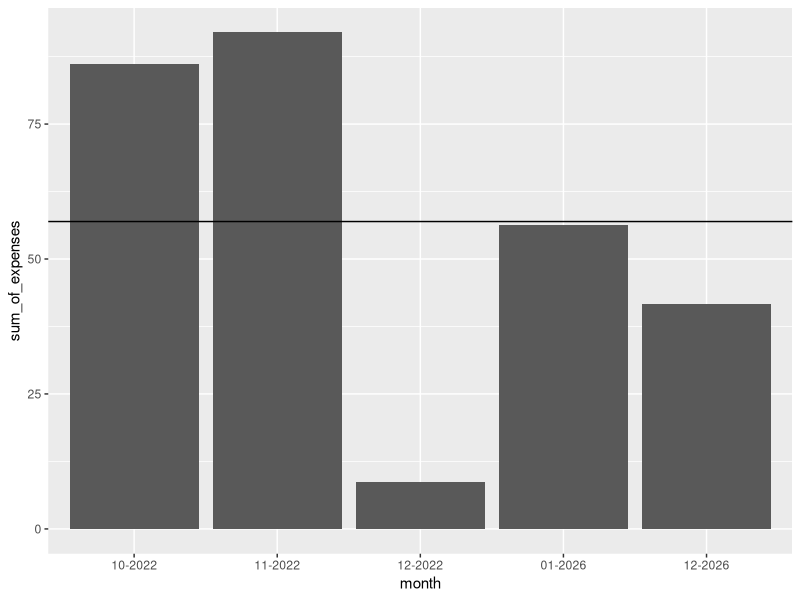

Write R code to recreate this figure. (Note: this script raises an error after producing the figure.)
library(ggplot2)
library(lubridate)
library(tidyverse)



# ============================================================================== 
# pre-processing the first data set
# ==============================================================================

# setwd("C:/Users/mylen/OneDrive/Изображения/Документы/GitHub/personal-budget-analysis")

bankdata_raw <- read.csv("bank-statement.csv", sep = ',')

# fill empty date cells 
for (i in 1:nrow(bankdata_raw)) {
  if(bankdata_raw$Date[i] == '' | bankdata_raw$Date[i] == 'Date' | bankdata_raw$Date[i] == 'Your transactions') {
    bankdata_raw$Date[i] <- bankdata_raw$Date[i-1]
  }
}

# delete blank and auxiliary rows
bankdata <- subset(bankdata_raw, Description != '' & Description != 'Description' & Paid.out.... != '', select = -c(Type, Paid.in....))

# rename cols
colnames(bankdata) <- c('date', 'description', 'paidout')

# remove £ character
bankdata$paidout <- gsub("£", "", as.character(bankdata$paidout))

# lower case for description
bankdata$description <- tolower(bankdata$description)

# data format for date column
lct <- Sys.getlocale("LC_TIME"); Sys.setlocale("LC_TIME", "C")
bankdata$date <- as.Date(bankdata$date, "%d %b")
Sys.setlocale("LC_TIME", lct)

# December 2022 was occasionally labeled 2023 by R. fixing it
for (i in 1:nrow(bankdata)) {
  if(grepl("2023.12", as.character(bankdata$date[i]))){
    year(bankdata$date[i]) <- 2022
  }
}

# reorder rows ascending date
bankdata <- bankdata[order(bankdata$date),]

# make money amounts numeric
bankdata$paidout <- as.numeric(bankdata$paidout)


# ============================================================================== 
# pre-processing the second data set
# ==============================================================================

revolutdata <- read.csv("transactions_history1.csv", sep = ',')

# delete blank and auxiliary rows
revolutdata <- subset(revolutdata, State != 'Failed' & State != "Declined" & Amount != 0.00, select = -c(Type, State))

# rename cols
colnames(revolutdata) <- c('date', 'description', 'paidout')

# lower case for description
revolutdata$description <- tolower(revolutdata$description)

# delete pay ins. make pay outs positive
revolutdata <- subset(revolutdata, paidout < 0)
revolutdata$paidout <- abs(revolutdata$paidout)

# date format
revolutdata$date <- as.Date(revolutdata$date, "%Y-%m-%d")


# ============================================================================== 
# compound of two data sets
# ==============================================================================

totaldata <- rbind(revolutdata, bankdata)

# ============================================================================== 
# analysis
# ==============================================================================

# 1) food expense 

home_food_key <- c("lidl gb partick", "tesco stores", "toogoodtog", "aldi", "sainsburys")
home_food_key_pattern <- paste(home_food_key, collapse = '|')

totaldata$caterogy[grepl(home_food_key_pattern, totaldata$description)] <- "home food"

totaldata_homefood <- subset(totaldata, caterogy == "home food")

# sum of home food expense by month
totaldata_homefood_bymonth <- as.data.frame( totaldata_homefood  %>% 
  group_by(month = floor_date(date, 'month')) %>%
  summarize(sum_of_expenses = sum(paidout)) )

# delete Feb as it isn't complete yet
totaldata_homefood_bymonth <- totaldata_homefood_bymonth[-c(5),]

# format date
totaldata_homefood_bymonth$month <- format(totaldata_homefood_bymonth$month, "%m-%Y")

# plotting my monthly food expense
totaldata_homefood_bymonth$month <- factor(totaldata_homefood_bymonth$month, levels = totaldata_homefood_bymonth$month)

plot_food_bymonth <- ggplot(totaldata_homefood_bymonth, aes(month, sum_of_expenses)) +
  geom_bar(stat = "identity") +
  geom_hline(aes(yintercept = mean(sum_of_expenses)))


# 2) nicotine expense 

totaldata$caterogy[totaldata$paidout == 5.50 | totaldata$paidout == 11.00 | totaldata$paidout == 6.57 | totaldata$paidout == 13.14 | totaldata$paidout == 7.99] <- "nicotine"

totaldata_nicotine <- subset(totaldata, caterogy == "nicotine")

# sum of home food expense by month
totaldata_nicotine_bymonth <- as.data.frame( totaldata_nicotine  %>% 
             group_by(month = floor_date(date, 'month')) %>%
             summarize(sum_of_expenses = sum(paidout)) )

# format date
totaldata_nicotine_bymonth$month <- format(totaldata_nicotine_bymonth$month, "%m-%Y")


# =============== dependencies between nicotine and food expenses ==============

# compound two tables
food_and_nicotine <- cbind(totaldata_homefood_bymonth, totaldata_nicotine_bymonth)
food_and_nicotine <- food_and_nicotine[, -c(3)]
colnames(food_and_nicotine) <- c('month', 'food', 'nicotine')

dependence_plot <- ggplot(food_and_nicotine, aes(food, nicotine)) + 
  geom_point() +
  geom_smooth()


# 3) transport expense 

transport_key <- c("subway", "first glasgow", "mcgill", "tfl travel ch")
transport_key_pattern <- paste(transport_key, collapse = '|')

totaldata$caterogy[grepl(transport_key_pattern, totaldata$description)] <- "transport"


